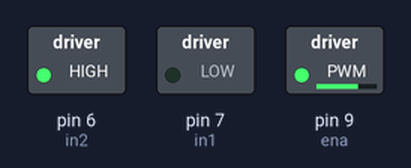
Simulated run of this sketch. Board: Arduino Uno, built with avr-gcc and run on an emulated ATmega328P. Parts: switched loads named in the sketch (green lamp = pin HIGH).

Above: at 0.1 s.
Timing chart, 0 to 1.6 s (numbered marks = the images above):
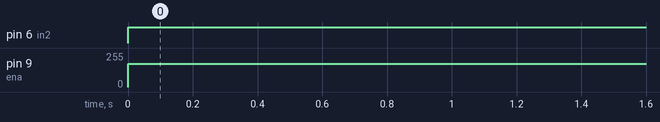

Measured:
- by itself, pin 6 (in2): LOW → HIGH at 0.00 s
- by itself, pin 9 (ena): 0/255 → 175/255 at 0.00 s

The sketch:

motordriver.ino
```cpp
const int in1 = 7;
const int in2 = 6;
const int ena = 9;
void setup()
{
  pinMode(in1, OUTPUT);
  pinMode(in2, OUTPUT);
  pinMode(ena, OUTPUT);

}
void loop()
{
    analogWrite (ena,175);
    digitalWrite (in1,LOW);
    digitalWrite (in2,HIGH);
}
```
